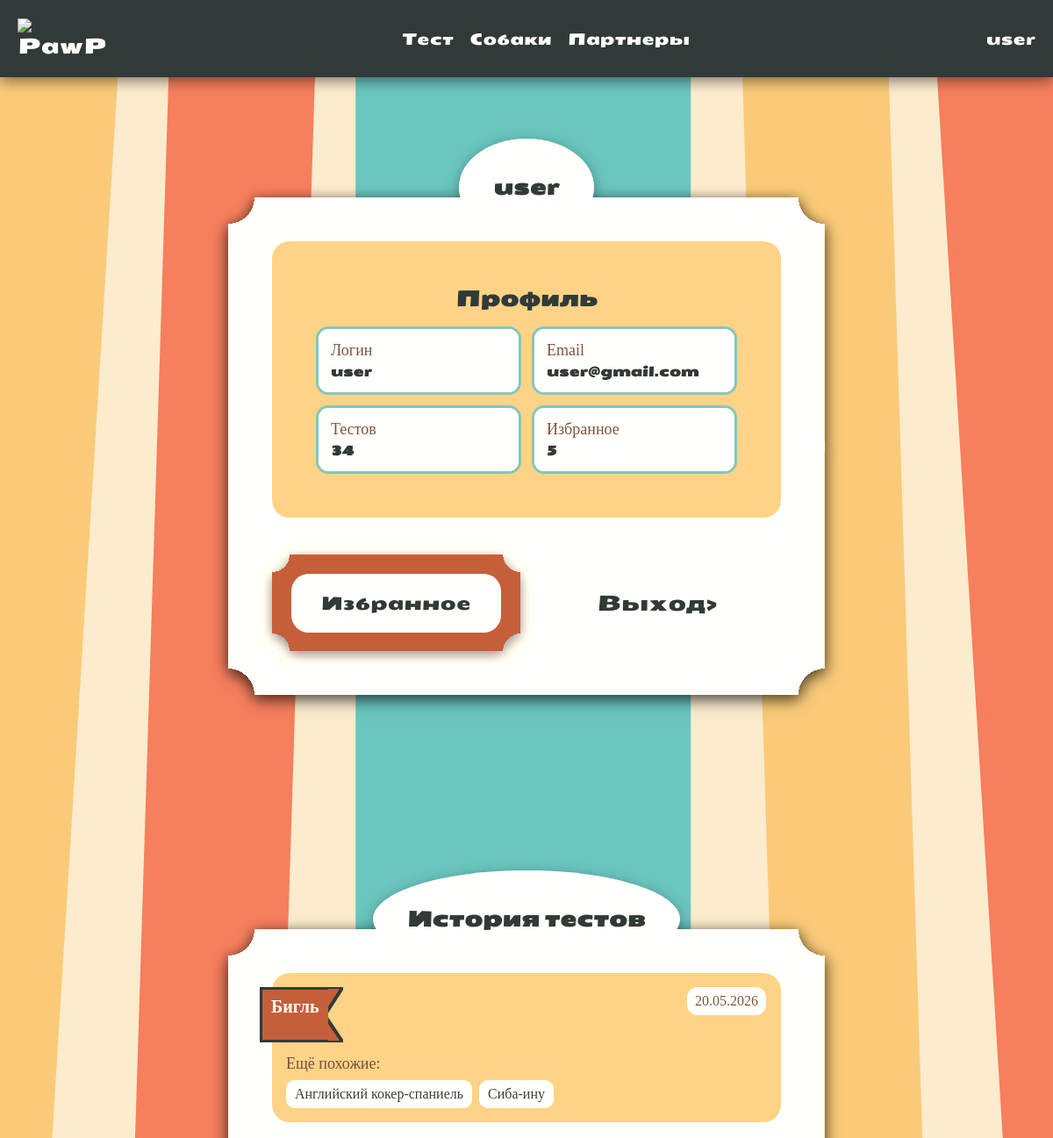
/profile/ (signed in, upper part), run on an earlier commit of the app's database.
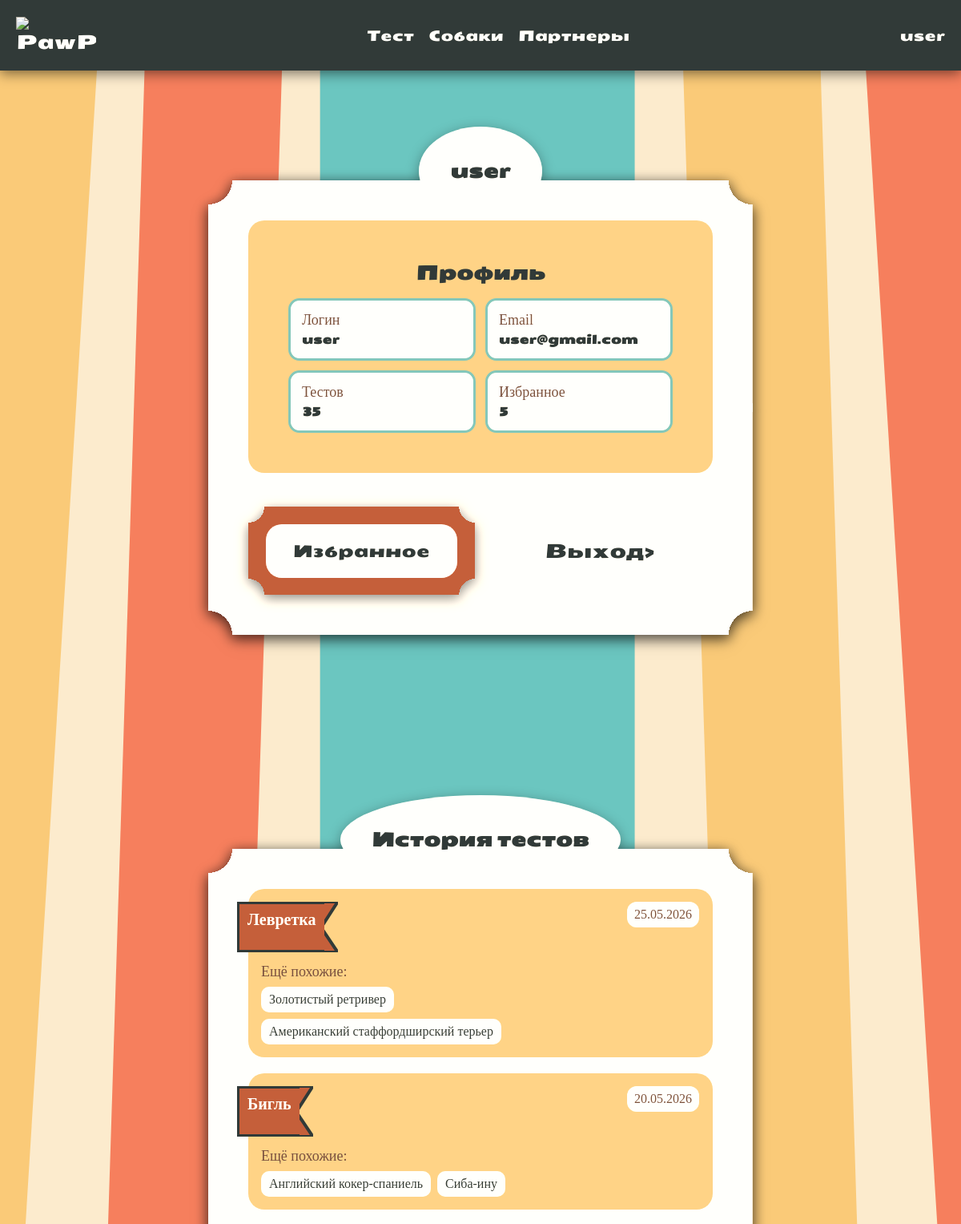
And on a later commit of the database.
### qtest/models.py (models this page shows, shortened)
class TestResult(models.Model):
    user = models.ForeignKey(
        User,
        on_delete=models.SET_NULL,
        null=True,
        blank=True,
        verbose_name='Пользователь'
    )
    created_at = models.DateTimeField(auto_now_add=True, verbose_name='Дата прохождения')
    tags = models.ManyToManyField(Tag, blank=True, verbose_name='Полученные теги')
    cards = models.ManyToManyField(Cards, blank=True, verbose_name='Карточки результата')
    best_card = models.ForeignKey(
        Cards,
        on_delete=models.SET_NULL,
        null=True,
        blank=True,
        related_name='best_results',
        verbose_name='Лучший результат'
    )
    total_score = models.PositiveIntegerField(default=0, verbose_name='Итоговые баллы')
    class Meta:
        ordering = ['-created_at']
        verbose_name = 'Результат теста'
        verbose_name_plural = 'Результаты теста'

### catalog/models.py (models this page shows, shortened)
class Cards(models.Model):
    name = models.CharField(max_length=100, unique=True, verbose_name='Название')
    slug = models.SlugField(max_length=200, unique=True, blank=True, null=True, verbose_name='URl')
    height = models.TextField(blank=True, null=True, verbose_name='Рост')
    weight = models.TextField(blank=True, null=True, verbose_name='Вес')
    age = models.TextField(blank=True, null=True, verbose_name='Продолжительность жизни')
    furrColors = models.TextField(blank=True, null=True, verbose_name='Окрасы')
    imageMain = models.ImageField(upload_to='card_images', blank=True, null=True, verbose_name='Главное изображение')
    imageScnd = models.ImageField(upload_to='card_images', blank=True, null=True, verbose_name='Изображение')
    imageThrd = models.ImageField(upload_to='card_images', blank=True, null=True, verbose_name='Изображение')
    description = models.TextField(blank=True, null=True, verbose_name='Описание')
    health = models.TextField(blank=True, null=True, verbose_name='Здоровье')
    tags = models.ManyToManyField(
        Tag,
        related_name='cards',
        blank=True,
        verbose_name='Теги'
    )
    qresult = models.TextField(blank=True, null=True, verbose_name='Результат')
    class Meta:
        db_table = 'card'
        verbose_name = 'Карточки'
        verbose_name_plural = 'Карта'

### qtest/views.py (the view)
# urls.py: path('profile/', views.profile, name='profile'),
@login_required
def profile(request):
    max_test_score = _get_max_test_score()
    results = list(
        TestResult.objects
        .filter(user=request.user)
        .select_related('best_card')
        .prefetch_related('cards')
        .order_by('-created_at')
    )
    for result in results:
        result.percent = min(round(result.total_score / max_test_score * 100), 100)
        similar_cards = list(result.cards.all())
        if result.best_card:
            similar_cards = [
                card for card in similar_cards
                if card.id != result.best_card.id
            ]
        result.similar_cards = similar_cards[:2]
    return render(request, 'qtest/profile.html', {
        'results': results,
        'favorite_count': request.user.favorite_cards.count(),
    })

### qtest/views.py (called while the page is built)
def _get_step_weights():
    return dict(TestStep.objects.values_list('order', 'weight'))

def _get_max_test_score():
    step_weights = _get_step_weights()
    max_score = 0
    for question in Question.objects.all():
        max_score += step_weights.get(question.step, 1)
    return max_score or 1

### qtest/templates/qtest/profile.html (shortened to what this page needs)
{% extends 'main/base.html' %}
{% load static %}
{% block content %}
<link rel="stylesheet" href="{% static 'main/css/profile.css' %}" />
<section class="profile_back">
  <div class="container proforms">
    <div class="profile_page fade-in">
      <div class="form_title proftitle">
        <h1>
          {{ request.user.profile.display_name|default:request.user.username }}
        </h1>
      </div>
      <div class="form">
        <div class="form_form">
          <div class="profile_info">
            <h2>Профиль</h2>
            <div class="profile_data">
              <div class="profile_data_item">
                <span>Логин</span>
                <strong>{{ request.user.username }}</strong>
              </div>
              <div class="profile_data_item">
                <span>Email</span>
                <strong>
                  {% if request.user.email %} {{ request.user.email }} {% else%} Не указан {% endif %}
                </strong>
              </div>
              <div class="profile_data_item">
                <span>Тестов</span>
                <strong>{{ results|length }}</strong>
              </div>
              <div class="profile_data_item">
                <span>Избранное</span>
                <strong>{{ favorite_count }}</strong>
              </div>
            </div>
          </div>
        </div>
        <div class="profile_actions">
          <a href="{% url 'catalog:favorites' %}" class="btn "
              ><span>Избранное</span></a>
          <a
            href="{% url 'register:logout' %}"
            class="profile_action"
          >
            <span>Выход></span>
          </a>
        </div>
      </div>
    </div>
      <div class="profile_page fade-in">
      <div class="form_title proftitle">
        <h1>
          <h2>История тестов</h2>
        </h1>
      </div>
      <div class="form">
       {% for result in results %}
            <article class="profile_history_item">
              <div class="profile_history_main">
                {% if result.best_card %}
                  <a href="{% url 'catalog:card' result.best_card.slug %}" class="profile_result_flag label">
                    <p class="card_title">{{ result.best_card.name }}</p>
                    <svg
              class="label-tail"
              viewBox="0 0 21 63"
              preserveAspectRatio="none"
            >
              <path d="M0 0H20.6857L0 32.0727L20.6857 63H0V0Z" />
            </svg>
                  </a>
                {% endif %}
                {% if result.similar_cards %}
                  <div class="profile_similar">
                    <span>Ещё похожие:</span>
                    <div class="profile_similar_list">
                      {% for card in result.similar_cards %}
                        <a href="{% url 'catalog:card' card.slug %}">
                          {{ card.name }}
                        </a>
                      {% endfor %}
                    </div>
                  </div>
                {% endif %}
              </div>
              <div class="profile_history_aside">
                <div class="profile_history_date">
                  <span>{{ result.created_at|date:"d.m.Y" }}</span>
                </div>
              </div>
            </article>
          {% empty %}
            <div class="profile_empty">
              <h3>История пока пуста</h3>
              <p>После прохождения теста здесь появятся результаты.</p>
            </div>
          {% endfor %}
      </div>
    </div>
  </div>
</section>
{% endblock %}

### main/templates/main/base.html (shortened to what this page needs)
{% load static%}
<!doctype html>
<html lang="ru">
<head>
 <link rel="stylesheet" href="{% static 'main/css/base.css' %}">
</head>
<body>
 <header class="site-header">
  <a href="{% url 'main:index' %}" class="header-logo-link">
   <img src="/static/main/img/logo.png" class="logo" alt="PawPick">
  </a>
  <nav class="nav desktop-nav">
   <a href="{% url 'qtest:test_step' 1 %}" class="button"> Тест </a>
   <a href="{% url 'catalog:catalog' %}" class="button"> Собаки </a>
   <a href="{% url 'main:vet' %}" class="button"> Партнеры</a>
  </nav>
  <div class="desktop-user-menu">
   {% if request.user.is_authenticated %}
   <a href="{% url 'qtest:profile' %}" class="button">
    {{ request.user.profile.display_name|default:request.user.username }}
   </a>
   {% else %}
   <span class="reg">
    <a href="{% url 'register:login' %}  "class="buttom">Вход</a> |
    <a href="{% url 'register:register' %}  "class="buttom">Регистрация</a>
   </span>
   {% endif %}
  </div>
 </header>
 <main>
  {% block content %}
  {% endblock %}
 </main>
</body>
</html>

### static/main/css/base.css (style rules this page uses)
* { margin: 0; padding: 0; color: white; text-decoration: none; }
h1, h2, h3, a, button { font-family: SeymourOne; font-size: 24px; }
p, label, input { font-family: Vollkorn; }
img { width: 100%; }
body { background-image: url(/static/main/img/background.svg); background-size: cover; background-position: center; filter: sepia(20%); }
.container { max-width: 1480px; margin: 0 auto; }
@media screen and (min-width: 1024px) and (max-width: 1279px) { .container { max-width: 1024px; margin: 0 auto; } }

### static/main/css/profile.css (style rules this page uses)
.profile_back { background-image: url(/static/main/img/regback.svg); background-repeat: repeat-x; background-position: center; filter: drop-shadow(0px 4px 8px rgba(0, 0, 0, 0.35)); background-attachment: fixed; }
.proforms { display:flex; flex-direction:row; margin-bottom:50px; gap:50px; }
.profile_page { width: 680px; max-width: calc(100% - 32px); margin: 0 auto; display: flex; flex-direction: column; row-gap: 26px; }
.profile_info { display: flex; flex-direction: column; row-gap: 16px; min-width: 0; }
.profile_info h2, .profile_history h2, .profile_history_item h3, .profile_empty h3 { color: #2B3939; }
.profile_info h2 { text-align: center; font-size: 24px; }
.profile_data { display: grid; grid-template-columns: repeat(2, minmax(0, 1fr)); gap: 12px; }
.profile_data_item { padding: 14px; border-radius: 14px; background-color: white; border: 3px solid #6BC6C0; }
.profile_data_item span, .profile_history_date span, .profile_history_result span { display: block; color: #794A3A; font-family: Vollkorn; font-size: 18px; }
.profile_data_item strong, .profile_history_date strong { display: block; margin-top: 4px; color: #2B3939; font-family: SeymourOne; font-size: 15px; overflow-wrap: anywhere; }
.profile_actions { display: grid; grid-template-columns: repeat(2, minmax(0, 1fr)); gap: 14px; margin-top: 22px; }
.profile_history_item { display: grid; grid-template-columns: minmax(0, 1fr) 92px; gap: 14px; padding: 16px; border-radius: 20px; background-color: #FACA78; }
.profile_history_main { display: flex; flex-direction: column; justify-content: center; row-gap: 14px; min-width: 0; }
.profile_result_flag { width: fit-content; max-width: 100%; text-decoration: none; }
.profile_result_flag.label { left: -30px; }
.profile_result_flag .card_title { min-width: 0; font-size: 20px; padding: 8px 10px; line-height: 1.15; overflow-wrap: anywhere; color: white; }
.profile_result_flag .label-tail { width: 21px; min-width: 21px; }
.profile_similar { display: flex; flex-direction: column; row-gap: 8px; min-width: 0; }
.profile_similar span { display: block; color: #794A3A; font-family: Vollkorn; font-size: 18px; }
.profile_similar_list { display: flex; flex-wrap: wrap; gap: 8px; }
.profile_similar_list a { padding: 7px 10px; border-radius: 10px; background-color: white; color: #2B3939; font-family: Vollkorn; font-size: 16px; }
.profile_history_aside { display: flex; flex-direction: column; align-items: center; justify-content: space-between; gap: 10px; }
.profile_history_date { padding: 7px 9px; border-radius: 12px; background-color: white; text-align: center; }
.profile_history_date span { display: block; color: #794A3A; font-family: Vollkorn; font-size: 16px; }
@media screen  and (max-width: 1279px) { .proforms { flex-direction:column; flex-wrap: wrap; gap:30px; } }

### static/main/css/header.css (style rules this page uses)
header { position: relative; z-index: 50; background-color: #2b3939; display: flex; flex-direction: row; justify-content: space-between; padding: 0px 40px; align-items: center; filter: drop-shadow(0px 4px 8px rgba(0, 0, 0, 0.5)); }
.site-header { min-height: 88px; }
.header-logo-link { display: flex; align-items: center; flex-shrink: 0; }
.nav { display: flex; flex-direction: row; gap: 10px 30px; }
.desktop-user-menu { display: flex; align-items: center; column-gap: 30px; }
@media screen and (min-width: 1024px) and (max-width: 1279px) { header { padding: 0px 20px; } }
@media screen and (min-width: 1024px) and (max-width: 1279px) { .reg, .button, .buttom { font-size: 18px; } }
@media screen and (min-width: 1024px) and (max-width: 1279px) { .nav, .desktop-user-menu { column-gap: 18px; } }

### static/main/css/forms.css (style rules this page uses)
.form_form { display: flex; flex-direction: column; row-gap: 20px; background-color: #faca78; padding: 50px; border-radius: 20px; height: 100%; }

### static/main/css/reelSlider.css (style rules this page uses)
:root { --c-1: #794A3A; --c-2: #794A3A; }

### static/main/css/animations.css (style rules this page uses)
.fade-in { opacity: 0; transform: translateY(-20px); animation: css-animation-fadeInUp 0.5s ease-out forwards; }

What changed in the data, as far as the page shows it:
added TestResult: best_card.name "Левретка", created_at "25.05.2026"
now on this page (row unchanged): Cards: name "Золотистый ретривер", shown under "Левретка"
now on this page (row unchanged): Cards: name "Американский стаффордширский терьер", shown under "Левретка"
Also different on the page:
{{ results|length }}: "34" → "35"
